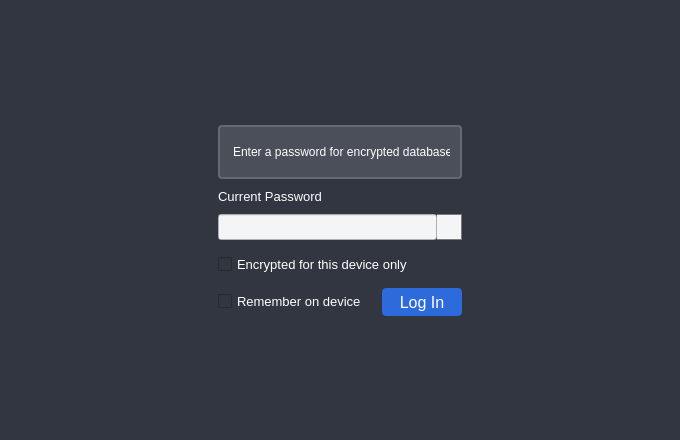
<?xml version="1.0" encoding="UTF-8"?>
<ui version="4.0">
 <class>LoginWindow</class>
 <widget class="QWidget" name="LoginWindow">
  <property name="windowModality">
   <enum>Qt::ApplicationModal</enum>
  </property>
  <property name="geometry">
   <rect>
    <x>0</x>
    <y>0</y>
    <width>680</width>
    <height>440</height>
   </rect>
  </property>
  <property name="sizePolicy">
   <sizepolicy hsizetype="Preferred" vsizetype="Preferred">
    <horstretch>0</horstretch>
    <verstretch>0</verstretch>
   </sizepolicy>
  </property>
  <property name="minimumSize">
   <size>
    <width>680</width>
    <height>440</height>
   </size>
  </property>
  <property name="maximumSize">
   <size>
    <width>680</width>
    <height>440</height>
   </size>
  </property>
  <property name="font">
   <font>
    <pointsize>12</pointsize>
   </font>
  </property>
  <property name="windowTitle">
   <string>Form</string>
  </property>
  <property name="styleSheet">
   <string notr="true">QWidget {
background:#313640;
color: white;
}
QLineEdit {
background-color: #F4F5F6;
color: black;
}
QPushButton {
background: #2D6BDC;
border-radius: 4px;
height: 28px;
width: 80px;
}
QPushButton::hover {
background: #0039AA;
}
QPushButton::pressed {
background: #1452C3;
}
QCheckBox:hover {
	color: #2D6BDC;
}
QCheckBox:checked {
	color: #2D6BDC;
}</string>
  </property>
  <property name="locale">
   <locale language="English" country="UnitedStates"/>
  </property>
  <layout class="QVBoxLayout" name="verticalLayout">
   <property name="spacing">
    <number>0</number>
   </property>
   <property name="leftMargin">
    <number>0</number>
   </property>
   <property name="topMargin">
    <number>0</number>
   </property>
   <property name="rightMargin">
    <number>0</number>
   </property>
   <property name="bottomMargin">
    <number>0</number>
   </property>
   <item>
    <widget class="QStackedWidget" name="stacked_widget">
     <property name="currentIndex">
      <number>1</number>
     </property>
     <widget class="QWidget" name="sign_up">
      <layout class="QGridLayout" name="gridLayout">
       <property name="leftMargin">
        <number>10</number>
       </property>
       <property name="topMargin">
        <number>10</number>
       </property>
       <property name="rightMargin">
        <number>10</number>
       </property>
       <property name="bottomMargin">
        <number>10</number>
       </property>
       <property name="spacing">
        <number>0</number>
       </property>
       <item row="2" column="1">
        <spacer name="verticalSpacer_2">
         <property name="orientation">
          <enum>Qt::Vertical</enum>
         </property>
         <property name="sizeType">
          <enum>QSizePolicy::Fixed</enum>
         </property>
         <property name="sizeHint" stdset="0">
          <size>
           <width>20</width>
           <height>10</height>
          </size>
         </property>
        </spacer>
       </item>
       <item row="19" column="1">
        <spacer name="verticalSpacer_14">
         <property name="orientation">
          <enum>Qt::Vertical</enum>
         </property>
         <property name="sizeHint" stdset="0">
          <size>
           <width>20</width>
           <height>40</height>
          </size>
         </property>
        </spacer>
       </item>
       <item row="0" column="1">
        <spacer name="verticalSpacer_15">
         <property name="orientation">
          <enum>Qt::Vertical</enum>
         </property>
         <property name="sizeHint" stdset="0">
          <size>
           <width>20</width>
           <height>40</height>
          </size>
         </property>
        </spacer>
       </item>
       <item row="14" column="1">
        <spacer name="verticalSpacer">
         <property name="orientation">
          <enum>Qt::Vertical</enum>
         </property>
         <property name="sizeType">
          <enum>QSizePolicy::Fixed</enum>
         </property>
         <property name="sizeHint" stdset="0">
          <size>
           <width>20</width>
           <height>17</height>
          </size>
         </property>
        </spacer>
       </item>
       <item row="4" column="1">
        <spacer name="verticalSpacer_11">
         <property name="orientation">
          <enum>Qt::Vertical</enum>
         </property>
         <property name="sizeType">
          <enum>QSizePolicy::Fixed</enum>
         </property>
         <property name="sizeHint" stdset="0">
          <size>
           <width>20</width>
           <height>10</height>
          </size>
         </property>
        </spacer>
       </item>
       <item row="10" column="1">
        <spacer name="verticalSpacer_12">
         <property name="orientation">
          <enum>Qt::Vertical</enum>
         </property>
         <property name="sizeType">
          <enum>QSizePolicy::Fixed</enum>
         </property>
         <property name="sizeHint" stdset="0">
          <size>
           <width>20</width>
           <height>10</height>
          </size>
         </property>
        </spacer>
       </item>
       <item row="9" column="1">
        <widget class="QLabel" name="repeat_password_sign_up_text">
         <property name="font">
          <font>
           <pointsize>10</pointsize>
          </font>
         </property>
         <property name="text">
          <string>Repeat Password</string>
         </property>
        </widget>
       </item>
       <item row="18" column="1">
        <layout class="QHBoxLayout" name="horizontalLayout">
         <item>
          <widget class="QCheckBox" name="remember_on_device_sign_up">
           <property name="font">
            <font>
             <pointsize>10</pointsize>
            </font>
           </property>
           <property name="styleSheet">
            <string notr="true"/>
           </property>
           <property name="text">
            <string>Remember on device</string>
           </property>
          </widget>
         </item>
         <item>
          <widget class="QPushButton" name="create_button">
           <property name="maximumSize">
            <size>
             <width>80</width>
             <height>16777215</height>
            </size>
           </property>
           <property name="font">
            <font>
             <pointsize>12</pointsize>
            </font>
           </property>
           <property name="styleSheet">
            <string notr="true">margin-bottom: 4px;</string>
           </property>
           <property name="text">
            <string>Create</string>
           </property>
           <property name="flat">
            <bool>false</bool>
           </property>
          </widget>
         </item>
        </layout>
       </item>
       <item row="17" column="1">
        <spacer name="verticalSpacer_3">
         <property name="orientation">
          <enum>Qt::Vertical</enum>
         </property>
         <property name="sizeType">
          <enum>QSizePolicy::Fixed</enum>
         </property>
         <property name="sizeHint" stdset="0">
          <size>
           <width>20</width>
           <height>10</height>
          </size>
         </property>
        </spacer>
       </item>
       <item row="7" column="1">
        <layout class="QHBoxLayout" name="horizontalLayout_4">
         <property name="spacing">
          <number>0</number>
         </property>
         <item>
          <widget class="QLineEdit" name="new_password_sign_up">
           <property name="minimumSize">
            <size>
             <width>0</width>
             <height>26</height>
            </size>
           </property>
           <property name="styleSheet">
            <string notr="true"/>
           </property>
           <property name="echoMode">
            <enum>QLineEdit::Password</enum>
           </property>
          </widget>
         </item>
         <item>
          <widget class="QPushButton" name="new_password_sign_up_eye_button">
           <property name="styleSheet">
            <string notr="true">QPushButton {
background-color: #F4F5F6;
width: 24px;
height: 24px;
border-radius: 0px;
border: 1px solid #7A7A7A;
border-left: 0px solid #7A7A7A;
}
QPushButton::pressed {
background-color: #C2DEF4;
}</string>
           </property>
           <property name="text">
            <string/>
           </property>
           <property name="icon">
            <iconset resource="application.qrc">
             <normaloff>:/img/eye.svg</normaloff>:/img/eye.svg</iconset>
           </property>
          </widget>
         </item>
        </layout>
       </item>
       <item row="8" column="1">
        <spacer name="verticalSpacer_10">
         <property name="orientation">
          <enum>Qt::Vertical</enum>
         </property>
         <property name="sizeType">
          <enum>QSizePolicy::Fixed</enum>
         </property>
         <property name="sizeHint" stdset="0">
          <size>
           <width>20</width>
           <height>10</height>
          </size>
         </property>
        </spacer>
       </item>
       <item row="3" column="1">
        <widget class="QLabel" name="new_password_sign_up_text">
         <property name="font">
          <font>
           <pointsize>10</pointsize>
          </font>
         </property>
         <property name="text">
          <string>New Password</string>
         </property>
        </widget>
       </item>
       <item row="1" column="2">
        <spacer name="horizontalSpacer_4">
         <property name="orientation">
          <enum>Qt::Horizontal</enum>
         </property>
         <property name="sizeHint" stdset="0">
          <size>
           <width>40</width>
           <height>20</height>
          </size>
         </property>
        </spacer>
       </item>
       <item row="16" column="1">
        <layout class="QHBoxLayout" name="horizontalLayout_2">
         <item>
          <widget class="QCheckBox" name="use_hwid_sign_up">
           <property name="font">
            <font>
             <pointsize>10</pointsize>
            </font>
           </property>
           <property name="text">
            <string>Encrypt for this device only</string>
           </property>
          </widget>
         </item>
        </layout>
       </item>
       <item row="1" column="1">
        <widget class="QLabel" name="notification_sign_up">
         <property name="minimumSize">
          <size>
           <width>244</width>
           <height>54</height>
          </size>
         </property>
         <property name="maximumSize">
          <size>
           <width>244</width>
           <height>54</height>
          </size>
         </property>
         <property name="font">
          <font>
           <pointsize>9</pointsize>
          </font>
         </property>
         <property name="styleSheet">
          <string notr="true">QLabel {
border: 2px solid #636872;
background-color: #4A4F59;
padding: 10px;
border-radius:4px;
}</string>
         </property>
         <property name="text">
          <string>Enter and confirm a password to encrypt</string>
         </property>
        </widget>
       </item>
       <item row="1" column="0">
        <spacer name="horizontalSpacer_3">
         <property name="orientation">
          <enum>Qt::Horizontal</enum>
         </property>
         <property name="sizeHint" stdset="0">
          <size>
           <width>40</width>
           <height>20</height>
          </size>
         </property>
        </spacer>
       </item>
       <item row="11" column="1">
        <layout class="QHBoxLayout" name="horizontalLayout_5">
         <property name="spacing">
          <number>0</number>
         </property>
         <item>
          <widget class="QLineEdit" name="repeat_password_sign_up">
           <property name="minimumSize">
            <size>
             <width>0</width>
             <height>26</height>
            </size>
           </property>
           <property name="styleSheet">
            <string notr="true"/>
           </property>
           <property name="echoMode">
            <enum>QLineEdit::Password</enum>
           </property>
          </widget>
         </item>
         <item>
          <widget class="QPushButton" name="repeat_password_sign_up_eye_button">
           <property name="styleSheet">
            <string notr="true">QPushButton {
background-color: #F4F5F6;
width: 24px;
height: 24px;
border-radius: 0px;
border: 1px solid #7A7A7A;
border-left: 0px solid #7A7A7A;
}
QPushButton::pressed {
background-color: #C2DEF4;
}</string>
           </property>
           <property name="text">
            <string/>
           </property>
           <property name="icon">
            <iconset resource="application.qrc">
             <normaloff>:/img/eye.svg</normaloff>:/img/eye.svg</iconset>
           </property>
          </widget>
         </item>
        </layout>
       </item>
      </layout>
     </widget>
     <widget class="QWidget" name="sign_in">
      <layout class="QGridLayout" name="gridLayout_3">
       <property name="leftMargin">
        <number>10</number>
       </property>
       <property name="topMargin">
        <number>10</number>
       </property>
       <property name="rightMargin">
        <number>10</number>
       </property>
       <property name="bottomMargin">
        <number>10</number>
       </property>
       <property name="spacing">
        <number>0</number>
       </property>
       <item row="9" column="1">
        <layout class="QHBoxLayout" name="horizontalLayout_8">
         <item>
          <widget class="QCheckBox" name="use_hwid">
           <property name="minimumSize">
            <size>
             <width>0</width>
             <height>28</height>
            </size>
           </property>
           <property name="font">
            <font>
             <pointsize>10</pointsize>
            </font>
           </property>
           <property name="styleSheet">
            <string notr="true">QCheckBox:hover {
	color: #2D6BDC;
}
QCheckBox:checked {
	color: #2D6BDC;
}</string>
           </property>
           <property name="text">
            <string>Encrypted for this device only</string>
           </property>
          </widget>
         </item>
        </layout>
       </item>
       <item row="5" column="1">
        <layout class="QHBoxLayout" name="horizontalLayout_6">
         <property name="spacing">
          <number>0</number>
         </property>
         <item>
          <widget class="QLineEdit" name="password_sign_in">
           <property name="minimumSize">
            <size>
             <width>0</width>
             <height>26</height>
            </size>
           </property>
           <property name="styleSheet">
            <string notr="true"/>
           </property>
           <property name="echoMode">
            <enum>QLineEdit::Password</enum>
           </property>
          </widget>
         </item>
         <item>
          <widget class="QPushButton" name="password_sign_in_eye_button">
           <property name="styleSheet">
            <string notr="true">QPushButton {
background-color: #F4F5F6;
width: 24px;
height: 24px;
border-radius: 0px;
border: 1px solid #7A7A7A;
border-left: 0px solid #7A7A7A;
}
QPushButton::pressed {
background-color: #C2DEF4;
}</string>
           </property>
           <property name="text">
            <string/>
           </property>
           <property name="icon">
            <iconset resource="application.qrc">
             <normaloff>:/img/eye.svg</normaloff>:/img/eye.svg</iconset>
           </property>
          </widget>
         </item>
        </layout>
       </item>
       <item row="10" column="1">
        <spacer name="verticalSpacer_4">
         <property name="orientation">
          <enum>Qt::Vertical</enum>
         </property>
         <property name="sizeType">
          <enum>QSizePolicy::Fixed</enum>
         </property>
         <property name="sizeHint" stdset="0">
          <size>
           <width>20</width>
           <height>10</height>
          </size>
         </property>
        </spacer>
       </item>
       <item row="2" column="1">
        <spacer name="verticalSpacer_8">
         <property name="orientation">
          <enum>Qt::Vertical</enum>
         </property>
         <property name="sizeType">
          <enum>QSizePolicy::Fixed</enum>
         </property>
         <property name="sizeHint" stdset="0">
          <size>
           <width>20</width>
           <height>10</height>
          </size>
         </property>
        </spacer>
       </item>
       <item row="1" column="1">
        <widget class="QLabel" name="notification_sign_in">
         <property name="minimumSize">
          <size>
           <width>244</width>
           <height>54</height>
          </size>
         </property>
         <property name="maximumSize">
          <size>
           <width>244</width>
           <height>54</height>
          </size>
         </property>
         <property name="font">
          <font>
           <pointsize>9</pointsize>
           <bold>false</bold>
          </font>
         </property>
         <property name="styleSheet">
          <string notr="true">QLabel {
border: 2px solid #636872;
background-color: #4A4F59;
padding: 10px;
border-radius:4px;
}</string>
         </property>
         <property name="text">
          <string>Enter a password for encrypted database</string>
         </property>
        </widget>
       </item>
       <item row="4" column="1">
        <spacer name="verticalSpacer_9">
         <property name="orientation">
          <enum>Qt::Vertical</enum>
         </property>
         <property name="sizeType">
          <enum>QSizePolicy::Fixed</enum>
         </property>
         <property name="sizeHint" stdset="0">
          <size>
           <width>20</width>
           <height>10</height>
          </size>
         </property>
        </spacer>
       </item>
       <item row="0" column="1">
        <spacer name="verticalSpacer_5">
         <property name="orientation">
          <enum>Qt::Vertical</enum>
         </property>
         <property name="sizeHint" stdset="0">
          <size>
           <width>20</width>
           <height>40</height>
          </size>
         </property>
        </spacer>
       </item>
       <item row="12" column="1">
        <spacer name="verticalSpacer_6">
         <property name="orientation">
          <enum>Qt::Vertical</enum>
         </property>
         <property name="sizeType">
          <enum>QSizePolicy::Expanding</enum>
         </property>
         <property name="sizeHint" stdset="0">
          <size>
           <width>20</width>
           <height>40</height>
          </size>
         </property>
        </spacer>
       </item>
       <item row="3" column="1">
        <widget class="QLabel" name="password_sign_in_text">
         <property name="font">
          <font>
           <pointsize>10</pointsize>
          </font>
         </property>
         <property name="text">
          <string>Current Password</string>
         </property>
        </widget>
       </item>
       <item row="1" column="0">
        <spacer name="horizontalSpacer_2">
         <property name="orientation">
          <enum>Qt::Horizontal</enum>
         </property>
         <property name="sizeHint" stdset="0">
          <size>
           <width>40</width>
           <height>20</height>
          </size>
         </property>
        </spacer>
       </item>
       <item row="7" column="1">
        <spacer name="verticalSpacer_7">
         <property name="orientation">
          <enum>Qt::Vertical</enum>
         </property>
         <property name="sizeType">
          <enum>QSizePolicy::Fixed</enum>
         </property>
         <property name="sizeHint" stdset="0">
          <size>
           <width>20</width>
           <height>10</height>
          </size>
         </property>
        </spacer>
       </item>
       <item row="1" column="2">
        <spacer name="horizontalSpacer">
         <property name="orientation">
          <enum>Qt::Horizontal</enum>
         </property>
         <property name="sizeHint" stdset="0">
          <size>
           <width>40</width>
           <height>20</height>
          </size>
         </property>
        </spacer>
       </item>
       <item row="11" column="1">
        <layout class="QHBoxLayout" name="horizontalLayout_3">
         <item>
          <widget class="QCheckBox" name="remember_on_device_sign_in">
           <property name="font">
            <font>
             <pointsize>10</pointsize>
            </font>
           </property>
           <property name="styleSheet">
            <string notr="true">QCheckBox:hover {
	color: #2D6BDC;
}
QCheckBox:checked {
	color: #2D6BDC;
}</string>
           </property>
           <property name="text">
            <string>Remember on device</string>
           </property>
          </widget>
         </item>
         <item>
          <widget class="QPushButton" name="login_button">
           <property name="maximumSize">
            <size>
             <width>80</width>
             <height>16777215</height>
            </size>
           </property>
           <property name="font">
            <font>
             <pointsize>12</pointsize>
            </font>
           </property>
           <property name="styleSheet">
            <string notr="true"/>
           </property>
           <property name="text">
            <string>Log In</string>
           </property>
          </widget>
         </item>
        </layout>
       </item>
      </layout>
     </widget>
    </widget>
   </item>
  </layout>
 </widget>
 <resources>
  <include location="application.qrc"/>
 </resources>
 <connections/>
</ui>
